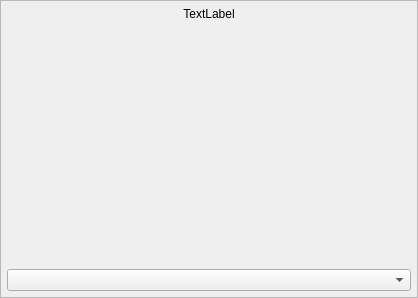
<ui version="4.0" >
 <class>CLFOParamValue</class>
 <widget class="QWidget" name="CLFOParamValue" >
  <property name="geometry" >
   <rect>
    <x>0</x>
    <y>0</y>
    <width>418</width>
    <height>298</height>
   </rect>
  </property>
  <property name="windowTitle" >
   <string>Form</string>
  </property>
  <layout class="QVBoxLayout" >
   <property name="margin" >
    <number>0</number>
   </property>
   <property name="spacing" >
    <number>0</number>
   </property>
   <item>
    <widget class="QFrame" name="frame" >
     <property name="frameShape" >
      <enum>QFrame::StyledPanel</enum>
     </property>
     <property name="frameShadow" >
      <enum>QFrame::Raised</enum>
     </property>
     <layout class="QVBoxLayout" >
      <property name="margin" >
       <number>6</number>
      </property>
      <property name="spacing" >
       <number>4</number>
      </property>
      <item>
       <widget class="QLabel" name="label" >
        <property name="text" >
         <string>TextLabel</string>
        </property>
        <property name="alignment" >
         <set>Qt::AlignCenter</set>
        </property>
       </widget>
      </item>
      <item>
       <widget class="QWidget" native="1" name="sliderBox" >
        <property name="sizePolicy" >
         <sizepolicy>
          <hsizetype>5</hsizetype>
          <vsizetype>7</vsizetype>
          <horstretch>0</horstretch>
          <verstretch>0</verstretch>
         </sizepolicy>
        </property>
       </widget>
      </item>
      <item>
       <widget class="QComboBox" name="LFOTypeComboBox" />
      </item>
     </layout>
    </widget>
   </item>
  </layout>
 </widget>
 <resources/>
 <connections/>
</ui>
